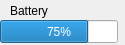
<?xml version="1.0" encoding="UTF-8"?>
<ui version="4.0">
 <class>Form</class>
 <widget class="QWidget" name="Form">
  <property name="geometry">
   <rect>
    <x>0</x>
    <y>0</y>
    <width>125</width>
    <height>45</height>
   </rect>
  </property>
  <property name="windowTitle">
   <string>Form</string>
  </property>
  <widget class="QProgressBar" name="batteryStatus">
   <property name="geometry">
    <rect>
     <x>0</x>
     <y>20</y>
     <width>118</width>
     <height>23</height>
    </rect>
   </property>
   <property name="toolTip">
    <string/>
   </property>
   <property name="value">
    <number>75</number>
   </property>
   <property name="alignment">
    <set>Qt::AlignCenter</set>
   </property>
   <property name="invertedAppearance">
    <bool>false</bool>
   </property>
   <property name="textDirection">
    <enum>QProgressBar::TopToBottom</enum>
   </property>
  </widget>
  <widget class="QLabel" name="label">
   <property name="geometry">
    <rect>
     <x>10</x>
     <y>0</y>
     <width>51</width>
     <height>21</height>
    </rect>
   </property>
   <property name="text">
    <string>Battery</string>
   </property>
  </widget>
 </widget>
 <resources/>
 <connections/>
</ui>
